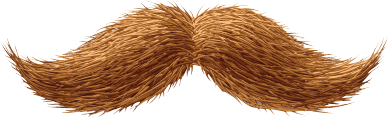
#> input picture Code/moustache.png, 388 x 119 px
$ python moustache.py
#> lines starting #> are read from the running program, lines starting #| are printed output that depends on the picture; after the words box and inside, x2 and y2 are one past the last pixel; in counts of white or black regions, pixels touching at a corner belong together
## this script adds a brown moustache to all detected faces in a photograph!
## Using Haar Cascade Classifier
## @author :- Kunal Gupta ( cite as kg777)

import cv2
import numpy as np

cascPath = "haarcascade_frontalface_default.xml"  # for face detection
faceCascade = cv2.CascadeClassifier(cascPath)

mst = cv2.imread('moustache.png')
#> mst is the input picture: shape (119, 388, 3); mean B, G, R 145.9, 169.1, 200.4

def put_moustache(mst,fc,x,y,w,h):

    face_width = w
    face_height = h

    mst_width = int(face_width*0.4466666)
    mst_height = int(face_height*0.142857)

    mst = cv2.resize(mst,(mst_width,mst_height))

    for i in range(int(0.62857142857*face_height),int(0.62857142857*face_height)+mst_height):
        for j in range(int(0.29166666666*face_width),int(0.29166666666*face_width)+mst_width):
            for k in range(3):
                if mst[i-int(0.62857142857*face_height)][j-int(0.29166666666*face_width)][k] <235:
                    fc[y+i][x+j][k] = mst[i-int(0.62857142857*face_height)][j-int(0.29166666666*face_width)][k]

    return fc

source_image_path = 'iliev_alexander.jpg'  ## input.jpeg FF.png puja2.jpg Add the image name here
SRC = cv2.imread(source_image_path)
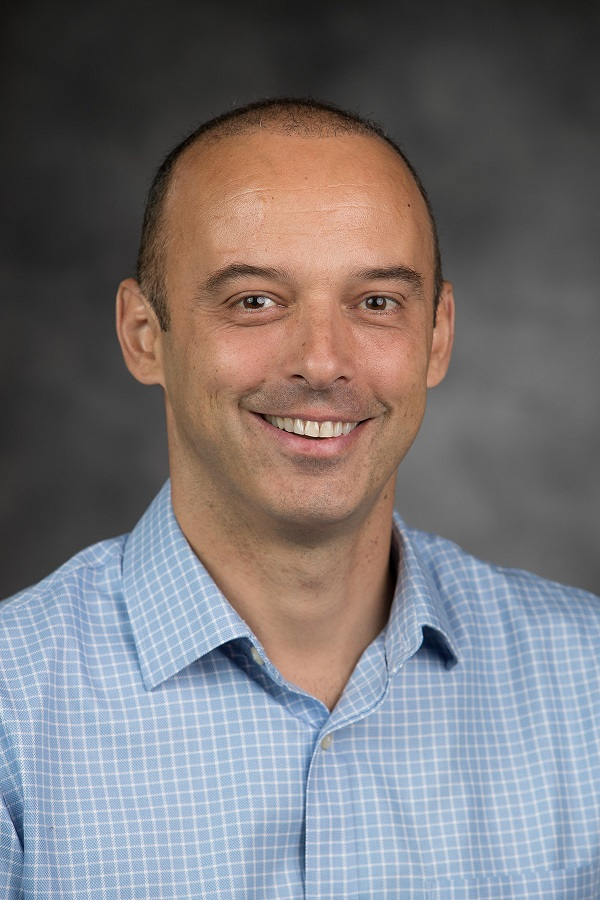
#> input picture Code/iliev_alexander.jpg, 600 x 900 px
#> SRC is the input picture: shape (900, 600, 3); mean B, G, R 119.6, 117.6, 121.9
gray = cv2.cvtColor(SRC, cv2.COLOR_BGR2GRAY)
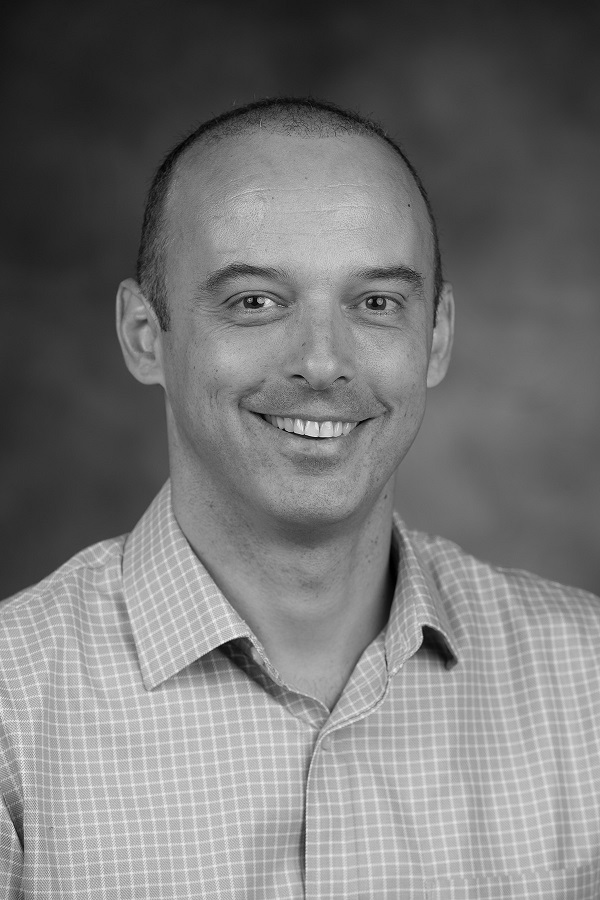
#> gray: shape (900, 600); min 0, max 250, mean 119.1
cv2.imshow('Original Face!!',SRC)
faces = faceCascade.detectMultiScale(
        gray,
        scaleFactor=1.1,
        minNeighbors=5,
        minSize=(30, 30)
    )
#> faces = [[140, 173, 341, 341]]

for (x, y, w, h) in faces:
        #cv2.rectangle(SRC, (x, y), (x+w, y+h), (0, 255, 0), 2)

        SRC = put_moustache(mst,SRC,x,y,w,h)
#> this loop made 1 pass
#> (x, y, w, h, face_width in put_moustache, face_height in put_moustache, mst_width in put_moustache, mst_height in put_moustache) on pass 1: (140, 173, 341, 341, 341, 341, 152, 48)
#> pass 1, in put_moustache, `mst = cv2.resize(mst,(mst_width,mst_height))`:
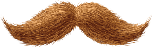
#> mst: shape (48, 152, 3); mean of channels 0, 1, 2 145.8, 169, 200.2; drawn as B, G, R
#> pass 1, `SRC = put_moustache(mst,SRC,x,y,w,h)`:
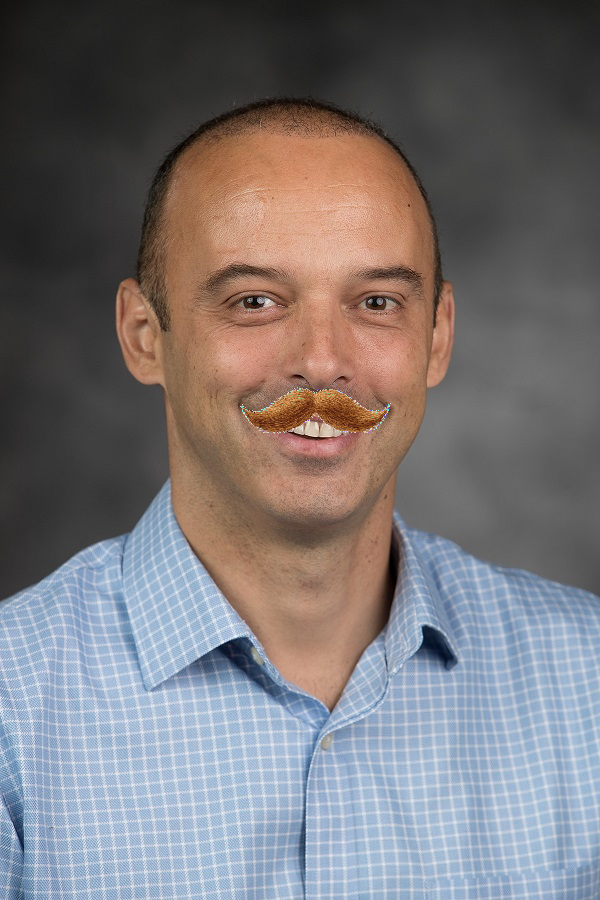
#> SRC: shape (900, 600, 3); 0.75% of pixels changed, all inside (x1, y1, x2, y2) = (240, 387, 391, 434)
cv2.imshow('Moustache Face!!',SRC)
cv2.waitKey(0)
cv2.destroyAllWindows()
